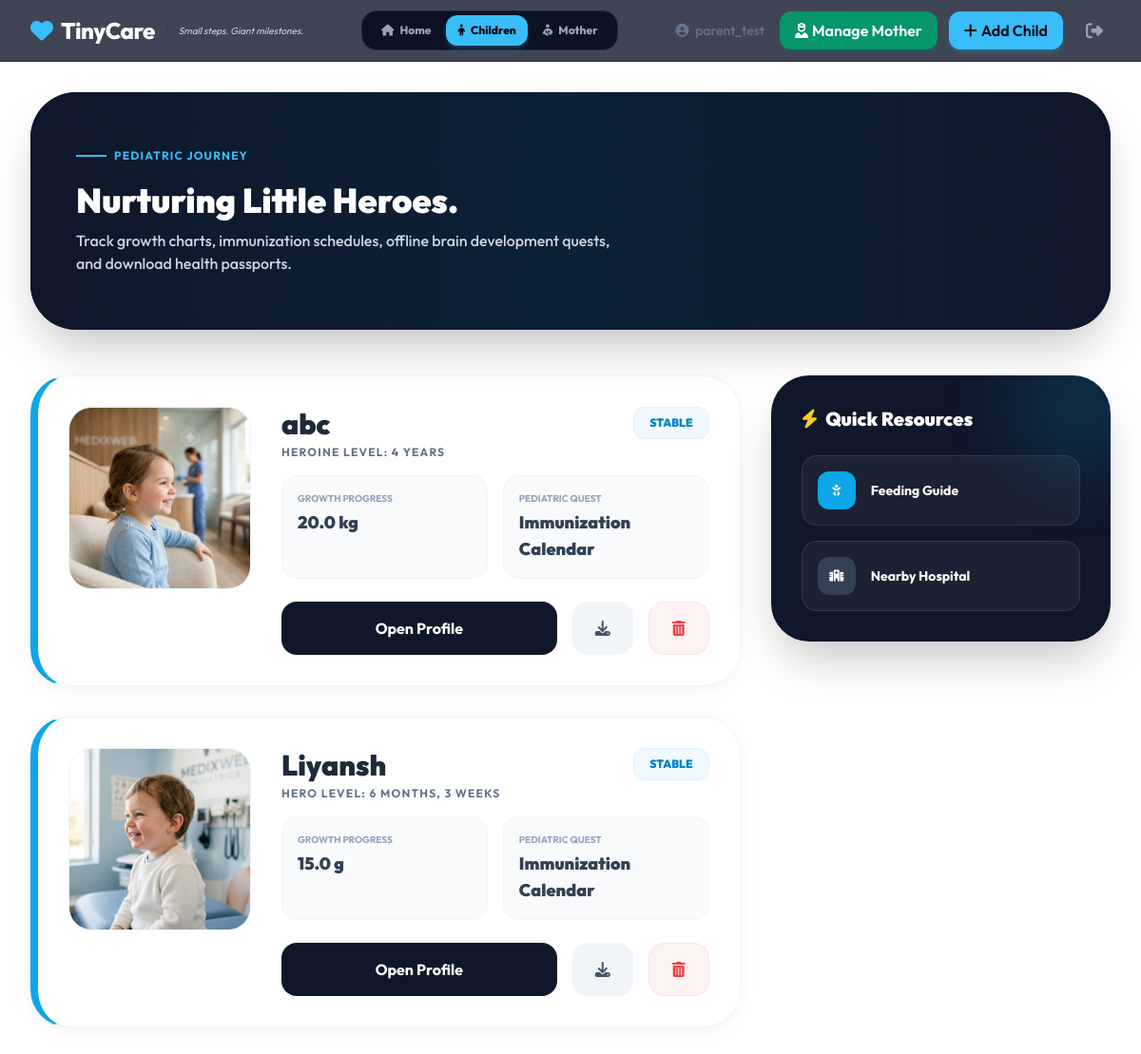
The app's page /parent/children/ (signed in) with its own data.
### health/models.py (models this page shows, shortened)
class User(AbstractUser):
    is_parent = models.BooleanField(default=False)
    is_vaccination_admin = models.BooleanField(default=False)
    locality = models.ForeignKey('Locality', on_delete=models.SET_NULL, null=True, blank=True)
    location_district = models.CharField(max_length=100, blank=True)
    password_hash = models.CharField(max_length=255, blank=True)

class ChildProfile(models.Model):
    GENDER_CHOICES = [('M', 'Male'), ('F', 'Female'), ('O', 'Other')]
    parent = models.ForeignKey(settings.AUTH_USER_MODEL, on_delete=models.CASCADE, related_name='children', null=True)
    name = models.CharField(max_length=200)
    date_of_birth = models.DateField()
    gender = models.CharField(max_length=1, choices=GENDER_CHOICES)
    locality = models.ForeignKey(Locality, on_delete=models.SET_NULL, null=True)
    current_weight = models.FloatField(help_text="Weight (Stored in KG)")
    current_height = models.FloatField(help_text="Height (Stored in CM)")
    birth_weight = models.FloatField(null=True, blank=True, help_text="Birth Weight (Stored in KG)")
    height_unit = models.CharField(max_length=5, choices=[('cm', 'cm'), ('m', 'm')], default='cm')
    weight_unit = models.CharField(max_length=5, choices=[('kg', 'kg'), ('g', 'g')], default='kg')
    created_at = models.DateTimeField(auto_now_add=True)
    updated_at = models.DateTimeField(auto_now=True)

### health/views.py (the view)
# urls.py: path('parent/children/', views.children_dashboard, name='children_dashboard'),
@login_required
@user_passes_test(is_parent)
def children_dashboard(request):
    children = ChildProfile.objects.filter(parent=request.user).order_by('-created_at')
    return render(request, 'health/children_dashboard.html', {
        'children': children,
    })

### health/views.py (called while the page is built)
def is_parent(user):
    return user.is_authenticated and user.is_parent

### health/templates/health/children_dashboard.html (shortened to what this page needs)
{% extends 'health/base.html' %}
{% block content %}
<div class="relative bg-slate-900 rounded-[3rem] overflow-hidden mb-12 shadow-2xl min-h-[250px] flex items-center">
    {% load static %}
    <div class="absolute inset-0 z-0">
        <div class="absolute inset-0 bg-gradient-to-r from-slate-900 via-sky-950/40 to-slate-900"></div>
    </div>
    <div class="relative z-10 px-12 py-12 max-w-2xl">
        <div class="flex items-center gap-2 text-sky-400 font-bold mb-4 tracking-widest uppercase text-xs">
            <div class="w-8 h-0.5 bg-sky-400"></div>
            Pediatric Journey
        </div>
        <h1 class="text-4xl font-black text-white leading-tight mb-2">
            Nurturing Little Heroes.
        </h1>
        <p class="text-slate-300 font-medium">
            Track growth charts, immunization schedules, offline brain development quests, and download health passports.
        </p>
    </div>
</div>
<div class="grid grid-cols-1 lg:grid-cols-3 gap-8 mb-12">
    <div class="lg:col-span-2 space-y-8">
        {% for child in children %}
        <div class="bg-white rounded-[2.5rem] shadow-soft border border-slate-100 p-8 flex flex-col md:flex-row gap-8 hover:shadow-xl transition-all border-l-8 border-l-sky-500">
            <div class="w-full md:w-48 h-48 bg-slate-50 rounded-3xl overflow-hidden flex-shrink-0 border border-slate-100">
                {% if child.gender == 'M' %}
                <img src="{% static 'health/images/boy_profile.png' %}" alt="Boy Profile" class="w-full h-full object-cover">
                {% elif child.gender == 'F' %}
                <img src="{% static 'health/images/girl_profile.png' %}" alt="Girl Profile" class="w-full h-full object-cover">
                {% else %}
                <img src="{% static 'health/images/mother_baby.png' %}" alt="Child Profile" class="w-full h-full object-cover">
                {% endif %}
            </div>
            <div class="flex-1">
                <div class="flex justify-between items-start mb-4">
                    <div>
                        <h2 class="text-3xl font-black text-slate-800">{{ child.name }}</h2>
                        <p class="text-slate-500 font-bold uppercase text-xs tracking-widest mt-1">{% if child.gender == 'F' %}Heroine{% else %}Hero{% endif %} Level: {{ child.date_of_birth|timesince }}</p>
                    </div>
                    <span class="bg-sky-50 text-sky-600 px-4 py-2 rounded-xl text-xs font-black border border-sky-100">STABLE</span>
                </div>
                <div class="grid grid-cols-2 gap-4 mb-6">
                    <div class="p-4 bg-slate-50 rounded-2xl border border-slate-100">
                        <p class="text-[10px] text-slate-400 font-bold uppercase mb-1">Growth Progress</p>
                        <p class="text-lg font-black text-slate-700">{{ child.current_weight|floatformat:1 }} {{ child.weight_unit }}</p>
                    </div>
                    <div class="p-4 bg-slate-50 rounded-2xl border border-slate-100">
                        <p class="text-[10px] text-slate-400 font-bold uppercase mb-1">Pediatric Quest</p>
                        <p class="text-lg font-black text-slate-700">Immunization Calendar</p>
                    </div>
                </div>
                <div class="flex gap-4">
                    <a href="{% url 'child_detail' child.id %}" class="flex-1 bg-slate-900 hover:bg-slate-800 text-white text-center py-4 rounded-2xl font-bold transition-all">
                        Open Profile
                    </a>
                    <a href="{% url 'download_passport' child.id %}" class="w-16 bg-slate-100 hover:bg-slate-200 text-slate-600 flex items-center justify-center rounded-2xl transition-all" title="Download Health Passport">
                        <i class="fas fa-download"></i>
                    </a>
                    <a href="{% url 'delete_child' child.id %}" onclick="return confirm('Are you sure you want to remove this profile?')" class="w-16 bg-red-50 hover:bg-red-100 text-red-500 flex items-center justify-center rounded-2xl transition-all border border-red-100" title="Delete Profile">
                        <i class="fas fa-trash-can"></i>
                    </a>
                </div>
            </div>
        </div>
        {% endfor %}
    </div>
    <div class="space-y-8">
        <div class="bg-slate-900 rounded-[2.5rem] p-8 text-white shadow-2xl relative overflow-hidden">
            <div class="absolute -right-8 -top-8 w-32 h-32 bg-sky-500/20 rounded-full blur-2xl"></div>
            <h4 class="text-xl font-black mb-6 flex items-center gap-2">
                <i class="fas fa-bolt text-yellow-400"></i> Quick Resources
            </h4>
            <div class="space-y-4">
                <a href="{% url 'lactation_guide' %}" class="flex items-center gap-4 p-4 bg-white/5 hover:bg-white/10 rounded-2xl border border-white/10 transition-all group">
                    <div class="w-10 h-10 bg-sky-500 rounded-xl flex items-center justify-center group-hover:scale-110 transition-transform text-xs">
                        <i class="fas fa-baby"></i>
                    </div>
                    <span class="font-bold text-sm">Feeding Guide</span>
                </a>
                <a href="https://www.google.com/maps/search/hospitals+near+{{ user.locality.name|urlencode }}" target="_blank" class="flex items-center gap-4 p-4 bg-white/5 hover:bg-white/10 rounded-2xl border border-white/10 transition-all group">
                    <div class="w-10 h-10 bg-slate-700 rounded-xl flex items-center justify-center group-hover:scale-110 transition-transform text-xs">
                        <i class="fas fa-hospital"></i>
                    </div>
                    <span class="font-bold text-sm">Nearby Hospital</span>
                </a>
            </div>
        </div>
    </div>
</div>
{% endblock %}

### health/templates/health/base.html (shortened to what this page needs)
<!DOCTYPE html>
<html lang="en">
<head>
    <link rel="stylesheet" href="https://cdnjs.cloudflare.com/ajax/libs/font-awesome/6.4.0/css/all.min.css">
    <script src="https://cdn.tailwindcss.com"></script>
    <link rel="stylesheet" href="https://cdn.jsdelivr.net/npm/swiper@10/swiper-bundle.min.css" />
</head>
<body class="text-slate-300 antialiased selection:bg-primary selection:text-white">
    <nav class="sticky top-0 z-50 bg-slate-900/80 backdrop-blur-md border-b border-slate-800">
        <div class="max-w-7xl mx-auto px-4 sm:px-6 lg:px-8">
            <div class="flex justify-between h-16 items-center">
                <div class="flex items-center gap-2">
                    <a href="{% url 'index' %}" class="flex items-center gap-2 text-2xl font-bold text-white hover:text-primary transition-colors">
                        <i class="fas fa-heart text-primary animate-pulse"></i>
                        <span class="font-extrabold tracking-tight">TinyCare</span>
                    </a>
                    <span class="text-[10px] font-normal italic text-slate-300 border-l border-slate-700 pl-3 ml-1 hidden md:inline">Small steps. Giant milestones.</span>
                </div>
                {% if user.is_authenticated and user.is_parent %}
                <div class="hidden md:flex items-center gap-1 bg-slate-950/80 px-2 py-1 rounded-2xl border border-slate-800">
                    <a href="{% url 'parent_dashboard' %}" class="text-xs font-extrabold px-3 py-2 rounded-xl transition-all flex items-center gap-1.5
                        {% if request.resolver_match.url_name == 'parent_dashboard' %}bg-primary text-slate-950 shadow-md shadow-primary/20{% else %}text-slate-400 hover:text-white{% endif %}">
                        <i class="fas fa-house"></i> Home
                    </a>
                    <a href="{% url 'children_dashboard' %}" class="text-xs font-extrabold px-3 py-2 rounded-xl transition-all flex items-center gap-1.5
                        {% if request.resolver_match.url_name == 'children_dashboard' or request.resolver_match.url_name == 'child_detail' %}bg-primary text-slate-950 shadow-md shadow-primary/20{% else %}text-slate-400 hover:text-white{% endif %}">
                        <i class="fas fa-child"></i> Children
                    </a>
                    <a href="{% url 'maternal_dashboard' %}" class="text-xs font-extrabold px-3 py-2 rounded-xl transition-all flex items-center gap-1.5
                        {% if request.resolver_match.url_name == 'maternal_dashboard' %}bg-primary text-slate-950 shadow-md shadow-primary/20{% else %}text-slate-400 hover:text-white{% endif %}">
                        <i class="fas fa-person-breastfeeding"></i> Mother
                    </a>
                </div>
                {% endif %}
                <div class="flex items-center gap-4">
                    {% if user.is_authenticated %}
                        <span class="text-sm font-medium text-slate-500 hidden lg:block">
                            <i class="fas fa-user-circle mr-1"></i> {{ user.username }}
                        </span>
                        {% if user.is_parent %}
                            <div class="flex items-center gap-3">
                                {% if not user.mother_profile %}
                                <a href="{% url 'manage_mother_profile' %}" class="bg-emerald-500 hover:bg-emerald-450 text-slate-950 px-4 py-2 rounded-xl font-semibold shadow-md shadow-emerald-500/20 transition-all transform hover:-translate-y-0.5 hidden sm:inline-flex items-center">
                                    <i class="fas fa-plus mr-1"></i> Add Mother
                                </a>
                                {% else %}
                                <a href="{% url 'manage_mother_profile' %}" class="bg-emerald-600 hover:bg-emerald-500 text-white px-4 py-2 rounded-xl font-semibold shadow-md shadow-emerald-600/20 transition-all transform hover:-translate-y-0.5 hidden sm:inline-flex items-center">
                                    <i class="fas fa-user-nurse mr-1"></i> Manage Mother
                                </a>
                                {% endif %}
                                <a href="{% url 'add_child' %}" class="bg-primary hover:bg-sky-400 text-slate-950 px-4 py-2 rounded-xl font-semibold shadow-md shadow-primary/20 transition-all transform hover:-translate-y-0.5 hidden sm:inline-flex items-center">
                                    <i class="fas fa-plus mr-1"></i> Add Child
                                </a>
                            </div>
                        {% endif %}
                        <form action="{% url 'logout' %}" method="post" class="inline">
                            <button type="submit" class="text-slate-400 hover:text-slate-200 p-2 rounded-lg hover:bg-slate-800 transition-colors">
                                <i class="fas fa-sign-out-alt text-lg"></i>
                            </button>
                        </form>
                    {% else %}
                        <a href="{% url 'login' %}" class="bg-primary hover:bg-sky-400 text-slate-950 px-6 py-2 rounded-xl font-bold shadow-md shadow-primary/20 transition-all transform hover:-translate-y-0.5">
                            Sign In
                        </a>
                    {% endif %}
                </div>
            </div>
        </div>
    </nav>
    <main class="max-w-7xl mx-auto px-4 sm:px-6 lg:px-8 py-8">
        {% block content %}{% endblock %}
    </main>
</body>
</html>

### health/templates/health/base.html (style rules this page uses)
body { background-color: theme('colors.background'); }
html { scroll-behavior: smooth; }
.transition-all { transition-duration: 300ms; }

### records on screen
User: username "parent_test"
ChildProfile: name "abc", gender "HEROINE", date_of_birth "4 YEARS", current_weight "20.0", weight_unit "kg"
ChildProfile: name "Liyansh", gender "HERO", date_of_birth "6 MONTHS, 3 WEEKS", current_weight "15.0", weight_unit "g"
